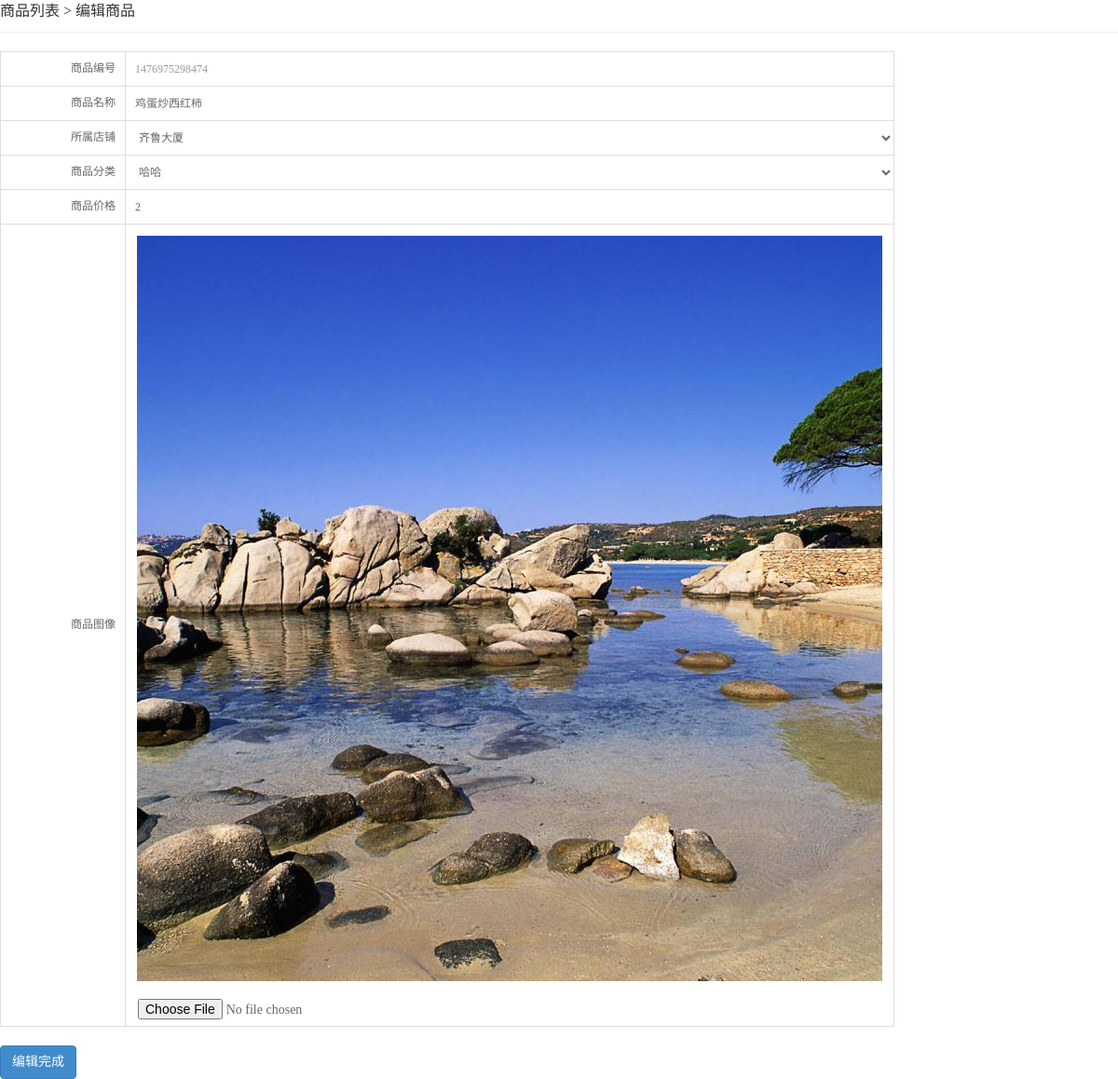
/admin/editPro.php?id=33 (signed in), run on the app's committed database.
### tables this page shows
CREATE TABLE `dfz_pro` (
  `id` int(9) NOT NULL AUTO_INCREMENT,
  `pSn` varchar(13) DEFAULT NULL,
  `pName` varchar(40) DEFAULT NULL,
  `adminName` varchar(30) DEFAULT NULL,
  `shopId` varchar(9) DEFAULT NULL,
  `pCateId` varchar(30) DEFAULT NULL,
  `priceA` varchar(8) DEFAULT NULL,
  `priceB` varchar(8) DEFAULT NULL,
  `pNum` int(5) DEFAULT NULL,
  `pDesc` text,
  `isHot` varchar(3) DEFAULT NULL,
  `icon` varchar(50) DEFAULT NULL,
  `pubTime` varchar(13) DEFAULT NULL,
  PRIMARY KEY (`id`),
  KEY `pCate` (`pCateId`) USING BTREE,
  KEY `username` (`adminName`) USING BTREE
);

### lib/mysql.func.php (called while the page is built, shortened)
<?php
function connect(){
	$link=mysqli_connect(DB_HOST,DB_USER,DB_PWD,DB_DBNAME) or die("数据库连接失败");
	mysqli_set_charset($link,DB_CHARSET);
	return $link;
}
function fetchOne($sql,$result_type=MYSQLI_ASSOC){
	$link=connect();
	$result=mysqli_query($link,$sql);
	if($result){
		$row=mysqli_fetch_array($result,$result_type);
	}
	return $row;
}
function fetchAll($sql,$result_type=MYSQLI_ASSOC){
	$link=connect();
	$result=mysqli_query($link,$sql);
	if($result){
		while(@$row=mysqli_fetch_array($result,$result_type)){
			$rows[]=$row;
		}
	}
	return $rows;
}

### core/pro.inc.php (called while the page is built, shortened)
<?php
function getProById($id){
		$sql="select p.*,c.cName from dfz_pro as p join dfz_cate as c on p.pCateId=c.id where p.id={$id}";
		$row=fetchOne($sql);
		return $row;
}

### core/shop.inc.php (called while the page is built, shortened)
<?php
function getAllShop($adminName){
    $sql="select * from dfz_shop where adminName='{$adminName}'";
    $rows=fetchAll($sql);
    return $rows;
}

### core/cate.inc.php (called while the page is built, shortened)
<?php
function getAllCate($adminName){
	$sql="select * from dfz_cate where adminName='{$adminName}'";
	$rows=fetchAll($sql);
	return $rows;
}

### admin/editPro.php (the view, shortened to what this page needs)
<?php
$adminName=$_SESSION['adminName'];
$shops=getAllShop($adminName);
$rows=getAllCate($adminName);
$id=$_REQUEST['id'];
$pSn=$_REQUEST['pSn'];
$proInfo=getProById($id);
?>
<!doctype html>
<html>
<head>
<link rel=stylesheet href="styles/reset.css">
<link rel=stylesheet href="styles/bootstrap-admin.css">
<link rel=stylesheet href="styles/global.css"    />
<link rel=stylesheet href="styles/backstage.css"   />
</head>
<body>
<span class="main-title">商品列表 &gt; 编辑商品</span>
<div class="form-add">
<form action="doAdminAction.php?act=editPro&id=<?php echo $id;?>&pSn=<?php echo $pSn;?>" method="post" enctype="multipart/form-data">
<table class="table  table-bordered table-hover">
    <tr>
        <td align="right" width="15%"><span class="td-txt">商品编号</span></td>
        <td><input class="gray" type="text" disabled="true" readonly name="pSn" value="<?php echo $proInfo['pSn'];?>"/></td>
    </tr>
	<tr>
		<td align="right"><span class="td-txt">商品名称</span></td>
		<td><input type="text" name="pName"  value="<?php echo $proInfo['pName'];?>"/></td>
	</tr>
    <tr>
        <td align="right"><span class="td-txt">所属店铺</span></td>
        <td>
        <select name="shopId" class="">
            <?php foreach($shops as $shop):?>
                <option value="<?php echo $shop['shopId'];?>" <?php echo $proInfo['shopId']==$shop['shopId']? "selected='selected'":null; ?>><?php echo $shop['shopName'];?></option>
            <?php endforeach;?>
        </select>
        </td>
    </tr>
	<tr>
		<td align="right"><span class="td-txt">商品分类</span></td>
		<td>
		<select name="pCateId">
			<?php foreach($rows as $row):?>
				<option value="<?php echo $row['id'];?>" <?php echo $row['id']==$proInfo['pCateId']?"selected='selected'":null;?>><?php echo $row['cName'];?></option>
			<?php endforeach;?>
		</select>
		</td>
	</tr>
	<tr>
		<td align="right"><span class="td-txt">商品价格</span></td>
		<td><input type="text" name="priceB"  value="<?php echo $proInfo['priceB'];?>"/></td>
	</tr>
	<tr>
        <td align="right"><span class="td-txt">商品图像</span></td>
        <td>
            <img style="margin:12px;" src="<?php echo IMG_50.$proInfo['icon'].'?v='.time();?>"/>
            <input class="btn btn-file" type="file" name="myFile"/>
        </td>
    </tr>
</table>
<input class="btn btn-primary" type="submit"  value="编辑完成"/>
</form>
</div>
</body>
</html>

### admin/styles/global.css (style rules this page uses)
img { border:none; }

### admin/styles/backstage.css (style rules this page uses)
* { margin: 0;padding: 0; }
input,select,textarea { outline: none;border: none; background: none; }
input { height:36px;line-height:36px; }
input[type="text"],input[type="password"],select { width:100%;height:36px;padding:0 10px; }
body { font-family: Microsoft Yahei; font-size: 14px; line-height: 1.5; min-width: 1000px; }
.main-title { width:100%;display:block;margin-bottom: 20px;padding-bottom: 10px;border-bottom: 1px #eee solid;font-size: 16px;color:#333; }
.table { font-size:12px;color:#666; }
.table td { vertical-align: middle; }
.table .td-txt { margin-right: 10px;display:inline-block;vertical-align: top; }
.gray { color:#999; }
.form-add { width:80%; }

### data on the page
dfz_pro: pSn "1476975298474", pName "鸡蛋炒西红柿", priceB "2", icon (picture)

### other printed values
form field shopId "齐鲁大厦"
form field pCateId "哈哈"
